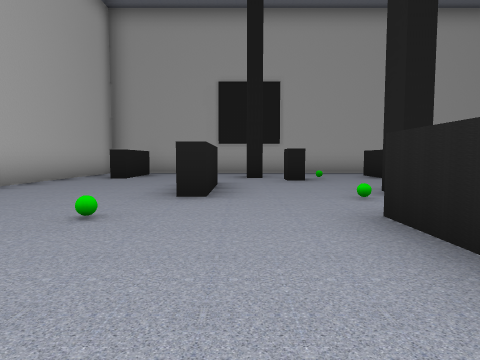
View 1 (above)

24 first-person views from a walk through a scene from a Unity 3-D project. The camera is 1.2 m above the floor, tilts 4° down and sees 75° across. The floor is counted in squares, 2.42 m on a side. Each view is taken from the middle of a square. On the plan, view 1 faces up. The plan holds only what a view shows up to about 9 squares ahead; the rest is blank. The player character is not drawn.

View 2
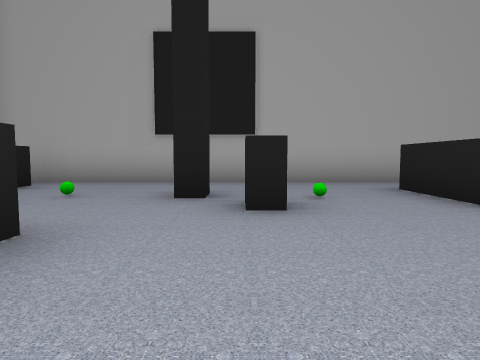

View 3
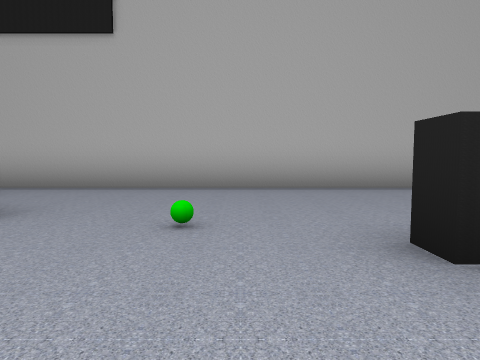

View 4
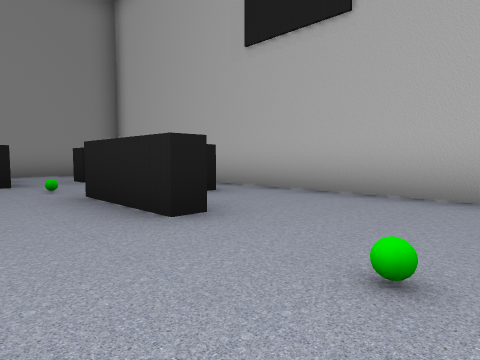

View 5
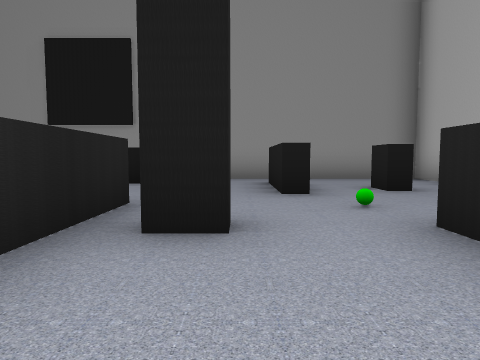

View 6
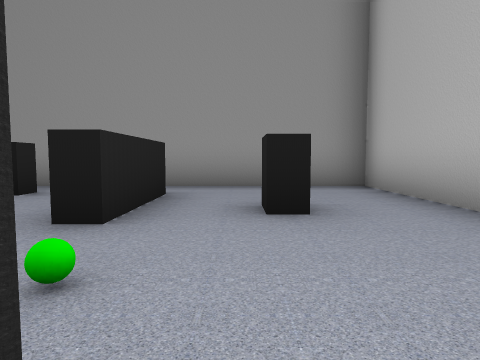

View 7
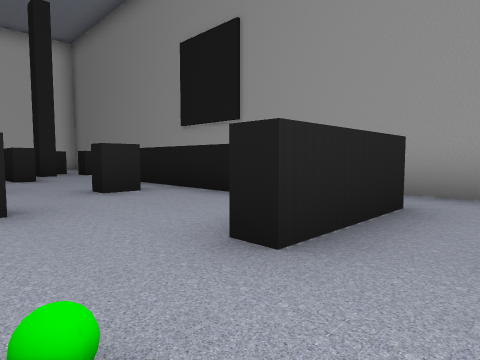

View 8
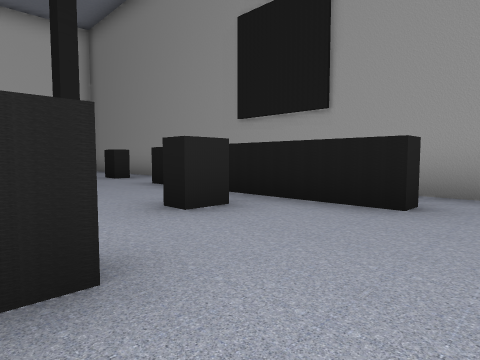

View 9
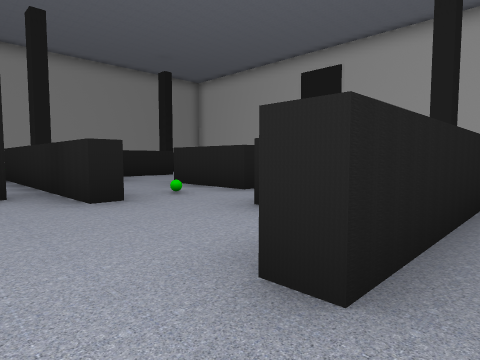

View 10
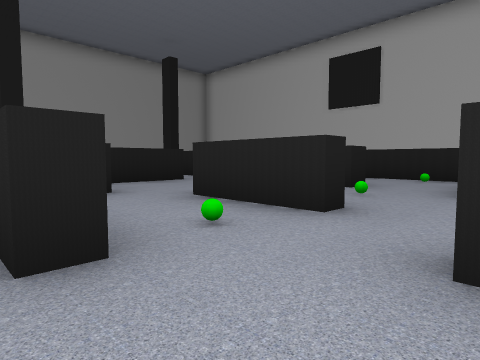

View 11
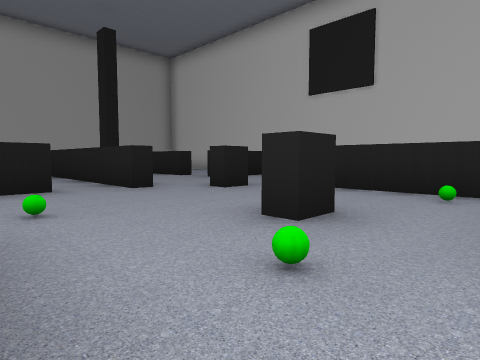

View 12
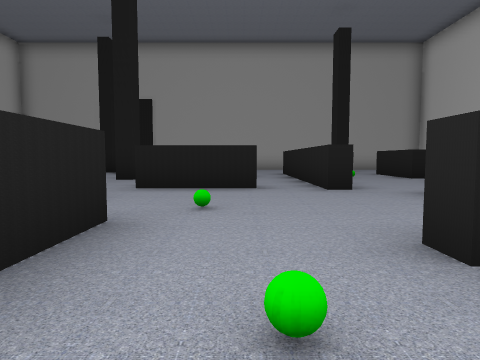

View 13
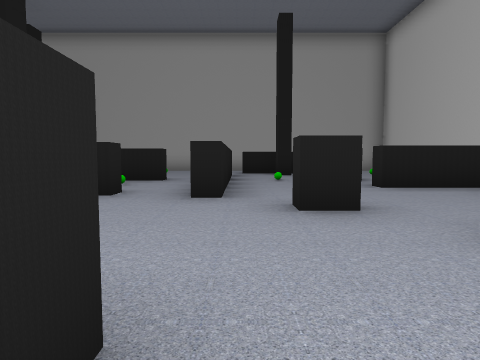

View 14
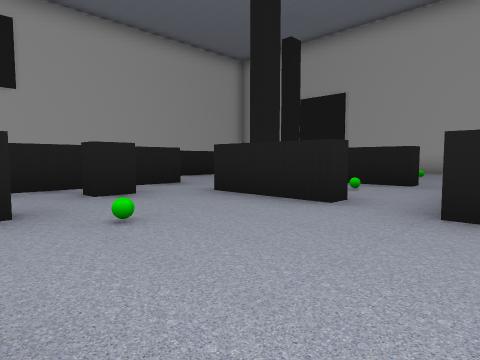

View 15
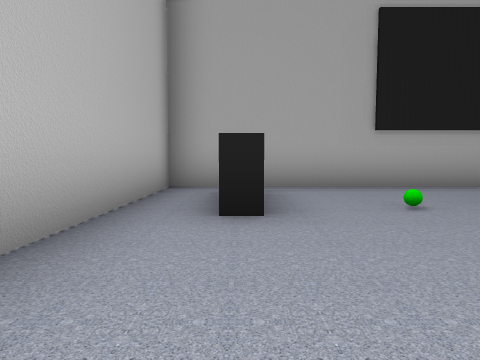

View 16
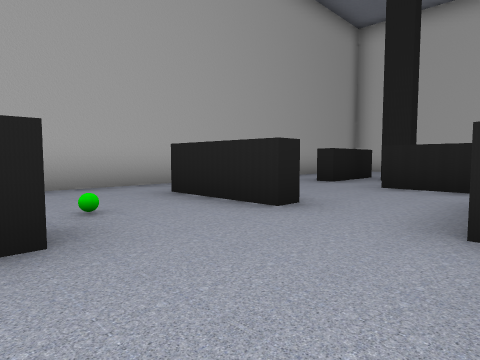

View 17
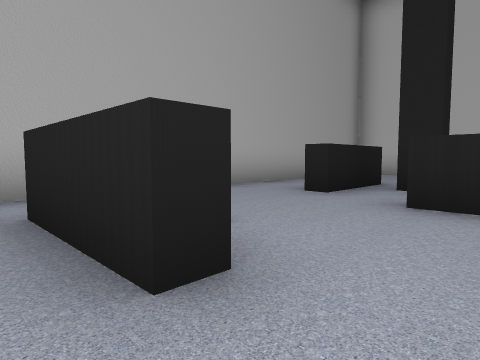

View 18
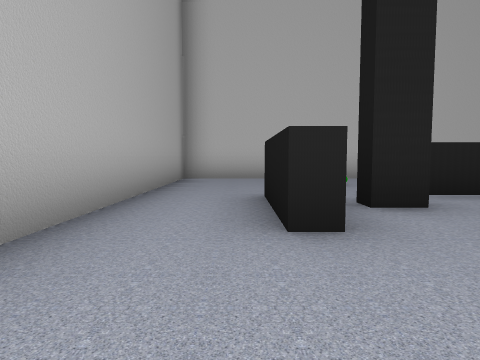

View 19
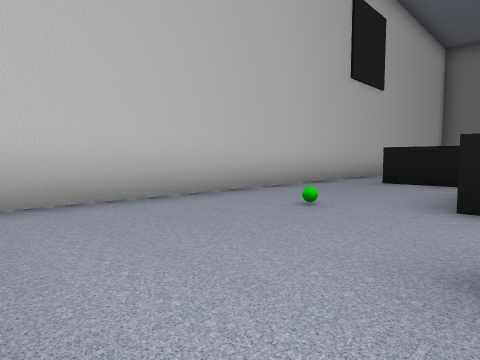

View 20
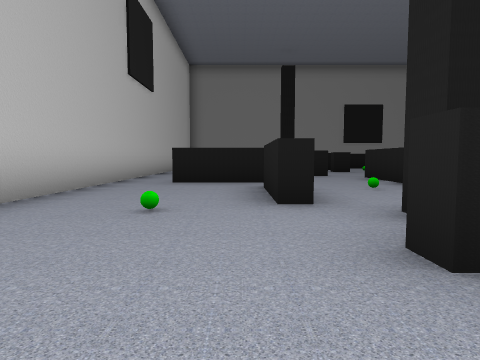

View 21
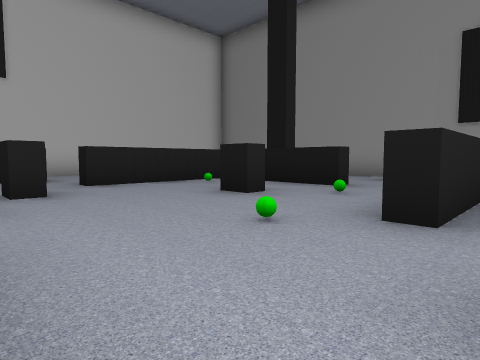

View 22
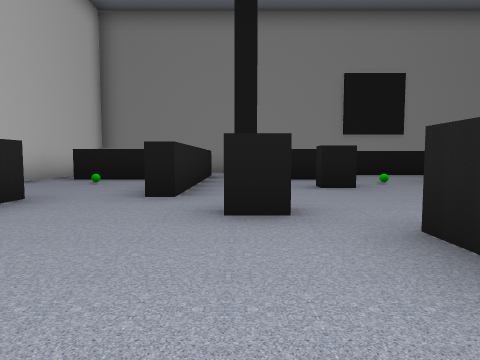

View 23
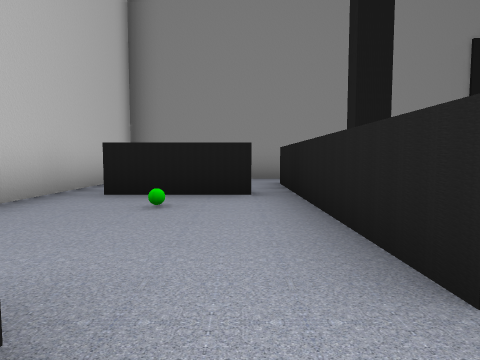

View 24
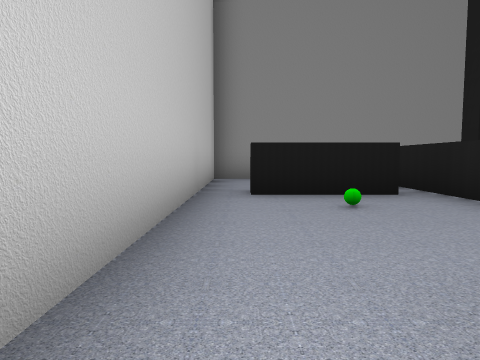

### Floor plan
Ten units are one square. View 1 is at (0, 0); x grows to the right and y downward. Boxes are objects, and circles mark ways between rooms. Rooms are numbered by the first view taken in them; rooms with no view inside come last. Other rooms are left out.
<svg viewBox="-47 -109 178 180">
<path fill="none" stroke="#000" d="M-10 32 -4 32 -4 49M16 25 12 25 12 -4M-14 -8 -14 14M10 52 29 52M25 44 25 37M-19 -8 -14 -8M-4 -61 -4 -40 -9 -40M12 -4 12 -28M26 -40 21 -40M15 -70 10 -70 10 -76M6 -79 1 -79M-42 -94 -42 20M-28 -98 -28 -77 -32 -77M-42 39 -42 66 -15 66M5 -104 -42 -104M-10 54 -10 32M36 55 10 55 10 52M61 66 76 66M-15 66 16 66M76 56 76 52M61 12 66 12 66 16 61 16 61 12M29 -11 29 -5 24 -5M66 -19 64 -19 64 -34M53 -26 53 -22 32 -22M40 25 36 25 36 5 39 5 39 18M82 -9 76 -9 76 -13M57 36 57 32 75 32M16 -28 16 2M88 29 88 0M71 -83 71 -87M45 -104 35 -104M96 -66 96 -46 92 -46 92 -66 96 -66M111 -32 94 -32 94 -36 114 -36M66 -64 66 -19M71 -87 92 -87 92 -83 71 -83M126 -8 126 -104 68 -104M76 -13 82 -13M106 -1 106 -10M88 0 92 0M92 0 92 29M98 32 119 32M126 35 126 -2M6 -85 6 -79M35 -104 5 -104M36 -70 36 -90M126 54 126 35M116 66 126 66M92 29 92 51M76 66 98 66M53 -54 53 -50M40 -70 36 -70M64 -44 64 -71M29 52 56 52M76 45 76 41M88 49 88 29M53 -50 40 -50M64 -34 64 -44M25 37 29 37M-42 -104 -42 -94"/>
<rect x="-15" y="15" width="10" height="10" fill="#bbb"><title>other object</title></rect>
<rect x="-15" y="-35" width="10" height="10" fill="#bbb"><title>other object</title></rect>
<rect x="-15" y="-85" width="10" height="10" fill="#bbb"><title>other object</title></rect>
<rect x="25" y="15" width="10" height="10" fill="#bbb"><title>other object</title></rect>
<rect x="45" y="15" width="10" height="10" fill="#bbb"><title>other object</title></rect>
<rect x="45" y="-5" width="10" height="10" fill="#bbb"><title>other object</title></rect>
<rect x="75" y="15" width="10" height="10" fill="#bbb"><title>other object</title></rect>
<rect x="45" y="-85" width="10" height="10" fill="#bbb"><title>other object</title></rect>
<rect x="75" y="-55" width="10" height="10" fill="#bbb"><title>other object</title></rect>
<rect x="105" y="-75" width="10" height="10" fill="#bbb"><title>other object</title></rect>
<rect x="105" y="15" width="10" height="10" fill="#bbb"><title>other object</title></rect>
<rect x="15" y="-85" width="10" height="10" fill="#bbb"><title>other object</title></rect>
<rect x="45" y="-45" width="10" height="10" fill="#bbb"><title>other object</title></rect>
<circle cx="-10" cy="25" r="3" fill="#2a7"/>
<circle cx="5" cy="5" r="3" fill="#2a7"/>
<circle cx="0" cy="50" r="3" fill="#2a7"/>
<circle cx="20" cy="30" r="3" fill="#2a7"/>
<circle cx="-10" cy="60" r="3" fill="#2a7"/>
<circle cx="30" cy="-20" r="3" fill="#2a7"/>
<circle cx="10" cy="-95" r="3" fill="#2a7"/>
<circle cx="25" cy="-75" r="3" fill="#2a7"/>
<circle cx="40" cy="-60" r="3" fill="#2a7"/>
<circle cx="45" cy="-40" r="3" fill="#2a7"/>
<circle cx="-30" cy="-100" r="3" fill="#2a7"/>
<circle cx="-40" cy="-85" r="3" fill="#2a7"/>
<circle cx="85" cy="60" r="3" fill="#2a7"/>
<circle cx="65" cy="50" r="3" fill="#2a7"/>
<circle cx="40" cy="30" r="3" fill="#2a7"/>
<circle cx="50" cy="30" r="3" fill="#2a7"/>
<circle cx="60" cy="-30" r="3" fill="#2a7"/>
<circle cx="30" cy="15" r="3" fill="#2a7"/>
<circle cx="80" cy="-80" r="3" fill="#2a7"/>
<circle cx="85" cy="-100" r="3" fill="#2a7"/>
<circle cx="40" cy="-100" r="3" fill="#2a7"/>
<circle cx="55" cy="-70" r="3" fill="#2a7"/>
<circle cx="100" cy="-10" r="3" fill="#2a7"/>
<circle cx="120" cy="-15" r="3" fill="#2a7"/>
<circle cx="120" cy="30" r="3" fill="#2a7"/>
<circle cx="60" cy="-50" r="3" fill="#2a7"/>
<text x="0" y="20">1</text>
<text x="-20" y="-30">2</text>
<text x="30" y="60">3</text>
<text x="50" y="0">4</text>
<text x="60" y="-90">5</text>
<text x="110" y="-60">6</text>
<text x="110" y="10">7</text>
<text x="20" y="-90">8</text>
<text x="110" y="50">9</text>
<text x="50" y="-60">10</text>
<text x="50" y="40">11</text>
<text x="50" y="-40">12</text>
<text x="20" y="30">13</text>
<text x="-40" y="-100">14</text>
</svg>
Room 1 opens to room 2. Room 1 opens to room 3. Room 1 opens to room 13. Room 2 opens to room 3. Room 2 opens to room 4. Room 2 opens to room 8. Room 2 opens to room 10. Room 2 opens to room 12. Room 2 opens to room 14. Room 3 opens to room 9. Room 3 opens to room 11. Room 4 opens to room 11. Room 4 opens to room 12. Room 4 opens to room 13. Room 5 opens to room 6. Room 5 opens to room 8. Room 5 opens to room 10. Room 6 opens to room 7. Room 7 opens to room 9. Room 10 opens to room 12.

Where each view was taken, in squares from view 1:
view 1: 0 up, 0 right, facing up
view 2: 4 up, 1 right, facing up
view 3: 3 up, 1 right, facing left
view 4: 3 up, 0 right, facing down-left
view 5: 1 up, 0 right, facing down
view 6: 1 down, 2 left, facing down
view 7: 2 down, 2 left, facing down-right
view 8: 2 down, 0 right, facing down-right
view 9: 6 down, 0 right, facing up-right
view 10: 4 down, 1 right, facing up-right
view 11: 3 down, 4 right, facing up-right
view 12: 3 down, 5 right, facing up
view 13: 2 down, 7 right, facing up
view 14: 1 down, 7 right, facing up-left
view 15: 5 up, 3 left, facing up
view 16: 5 up, 1 right, facing up-right
view 17: 6 up, 3 right, facing up-right
view 18: 9 up, 5 right, facing right
view 19: 10 up, 9 right, facing down-right
view 20: 10 up, 10 right, facing down
view 21: 2 up, 3 right, facing down-right
view 22: 4 up, 8 right, facing down
view 23: 1 up, 10 right, facing down
view 24: 1 up, 12 right, facing down
